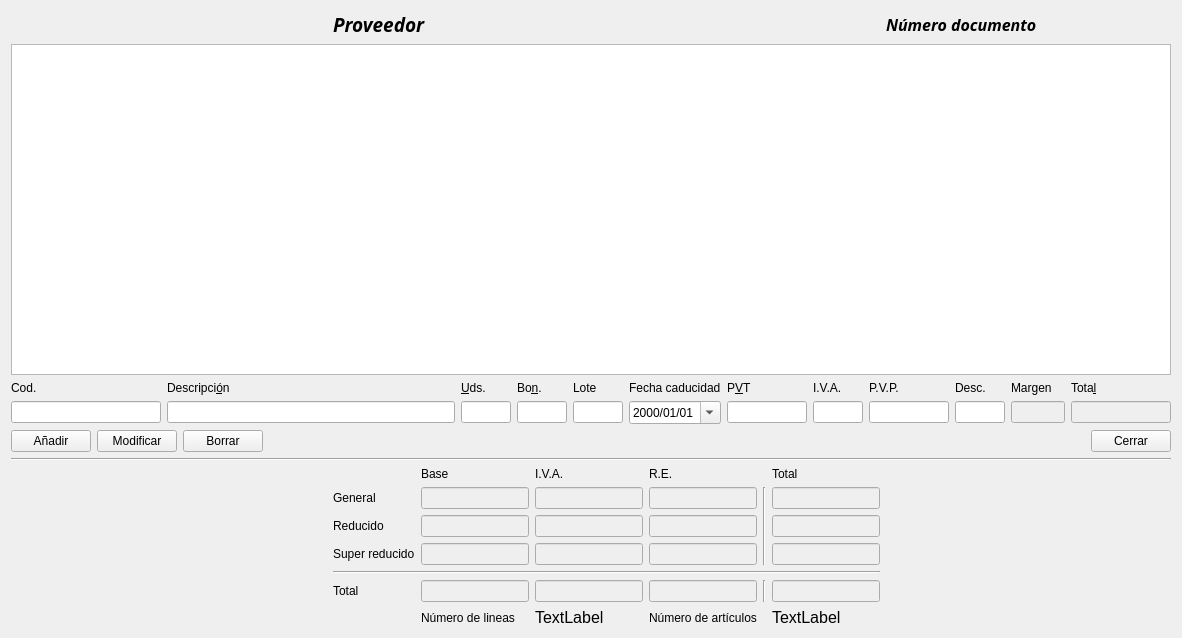
<?xml version="1.0" encoding="UTF-8"?>
<ui version="4.0">
 <class>pedidos</class>
 <widget class="QDialog" name="pedidos">
  <property name="geometry">
   <rect>
    <x>0</x>
    <y>0</y>
    <width>1182</width>
    <height>638</height>
   </rect>
  </property>
  <property name="windowTitle">
   <string>Dialog</string>
  </property>
  <layout class="QGridLayout" name="gridLayout_3">
   <item row="7" column="6">
    <layout class="QGridLayout" name="gridLayout">
     <item row="2" column="5">
      <widget class="QLineEdit" name="leTotal10">
       <property name="enabled">
        <bool>false</bool>
       </property>
      </widget>
     </item>
     <item row="3" column="3">
      <widget class="QLineEdit" name="leRe4">
       <property name="enabled">
        <bool>false</bool>
       </property>
      </widget>
     </item>
     <item row="1" column="3">
      <widget class="QLineEdit" name="leRe21">
       <property name="enabled">
        <bool>false</bool>
       </property>
      </widget>
     </item>
     <item row="1" column="1">
      <widget class="QLineEdit" name="leBase21">
       <property name="enabled">
        <bool>false</bool>
       </property>
      </widget>
     </item>
     <item row="2" column="2">
      <widget class="QLineEdit" name="leIva10">
       <property name="enabled">
        <bool>false</bool>
       </property>
      </widget>
     </item>
     <item row="2" column="0">
      <widget class="QLabel" name="label_4">
       <property name="text">
        <string>Reducido</string>
       </property>
      </widget>
     </item>
     <item row="1" column="5">
      <widget class="QLineEdit" name="leTotal21">
       <property name="enabled">
        <bool>false</bool>
       </property>
      </widget>
     </item>
     <item row="1" column="0">
      <widget class="QLabel" name="label_3">
       <property name="text">
        <string>General</string>
       </property>
      </widget>
     </item>
     <item row="2" column="1">
      <widget class="QLineEdit" name="leBase10">
       <property name="enabled">
        <bool>false</bool>
       </property>
      </widget>
     </item>
     <item row="0" column="5">
      <widget class="QLabel" name="label_9">
       <property name="text">
        <string>Total</string>
       </property>
      </widget>
     </item>
     <item row="3" column="5">
      <widget class="QLineEdit" name="leTotal4">
       <property name="enabled">
        <bool>false</bool>
       </property>
      </widget>
     </item>
     <item row="3" column="0">
      <widget class="QLabel" name="label_5">
       <property name="text">
        <string>Super reducido</string>
       </property>
      </widget>
     </item>
     <item row="1" column="2">
      <widget class="QLineEdit" name="leIva21">
       <property name="enabled">
        <bool>false</bool>
       </property>
      </widget>
     </item>
     <item row="3" column="1">
      <widget class="QLineEdit" name="leBase4">
       <property name="enabled">
        <bool>false</bool>
       </property>
      </widget>
     </item>
     <item row="0" column="3">
      <widget class="QLabel" name="label_8">
       <property name="text">
        <string>R.E.</string>
       </property>
      </widget>
     </item>
     <item row="3" column="2">
      <widget class="QLineEdit" name="leIva4">
       <property name="enabled">
        <bool>false</bool>
       </property>
      </widget>
     </item>
     <item row="4" column="0" colspan="6">
      <widget class="Line" name="line">
       <property name="orientation">
        <enum>Qt::Horizontal</enum>
       </property>
      </widget>
     </item>
     <item row="2" column="3">
      <widget class="QLineEdit" name="leRe10">
       <property name="enabled">
        <bool>false</bool>
       </property>
      </widget>
     </item>
     <item row="5" column="1">
      <widget class="QLineEdit" name="leTotalBase">
       <property name="enabled">
        <bool>false</bool>
       </property>
      </widget>
     </item>
     <item row="5" column="5">
      <widget class="QLineEdit" name="leTotal">
       <property name="enabled">
        <bool>false</bool>
       </property>
      </widget>
     </item>
     <item row="5" column="3">
      <widget class="QLineEdit" name="leTotalRe">
       <property name="enabled">
        <bool>false</bool>
       </property>
      </widget>
     </item>
     <item row="5" column="0">
      <widget class="QLabel" name="label_10">
       <property name="text">
        <string>Total</string>
       </property>
      </widget>
     </item>
     <item row="5" column="2">
      <widget class="QLineEdit" name="leTotalIva">
       <property name="enabled">
        <bool>false</bool>
       </property>
      </widget>
     </item>
     <item row="0" column="1">
      <widget class="QLabel" name="label_6">
       <property name="text">
        <string>Base</string>
       </property>
      </widget>
     </item>
     <item row="1" column="4" rowspan="3">
      <widget class="Line" name="line_2">
       <property name="orientation">
        <enum>Qt::Vertical</enum>
       </property>
      </widget>
     </item>
     <item row="0" column="2">
      <widget class="QLabel" name="label_7">
       <property name="text">
        <string>I.V.A.</string>
       </property>
      </widget>
     </item>
     <item row="5" column="4">
      <widget class="Line" name="line_4">
       <property name="orientation">
        <enum>Qt::Vertical</enum>
       </property>
      </widget>
     </item>
     <item row="6" column="1">
      <widget class="QLabel" name="label">
       <property name="text">
        <string>Número de lineas</string>
       </property>
      </widget>
     </item>
     <item row="6" column="3">
      <widget class="QLabel" name="label_2">
       <property name="text">
        <string>Número de artículos</string>
       </property>
      </widget>
     </item>
     <item row="6" column="2">
      <widget class="QLabel" name="labelNLineas">
       <property name="font">
        <font>
         <pointsize>12</pointsize>
        </font>
       </property>
       <property name="text">
        <string>TextLabel</string>
       </property>
      </widget>
     </item>
     <item row="6" column="5">
      <widget class="QLabel" name="labelNArticulos">
       <property name="font">
        <font>
         <pointsize>12</pointsize>
        </font>
       </property>
       <property name="text">
        <string>TextLabel</string>
       </property>
      </widget>
     </item>
    </layout>
   </item>
   <item row="0" column="7">
    <widget class="QLabel" name="labelDocumento">
     <property name="font">
      <font>
       <family>Fira Sans</family>
       <pointsize>12</pointsize>
       <weight>75</weight>
       <italic>true</italic>
       <bold>true</bold>
      </font>
     </property>
     <property name="text">
      <string>Número documento</string>
     </property>
    </widget>
   </item>
   <item row="2" column="0" colspan="8">
    <widget class="QTableView" name="tableView">
     <property name="selectionMode">
      <enum>QAbstractItemView::SingleSelection</enum>
     </property>
     <property name="selectionBehavior">
      <enum>QAbstractItemView::SelectRows</enum>
     </property>
    </widget>
   </item>
   <item row="7" column="4">
    <spacer name="horizontalSpacer">
     <property name="orientation">
      <enum>Qt::Horizontal</enum>
     </property>
     <property name="sizeHint" stdset="0">
      <size>
       <width>40</width>
       <height>20</height>
      </size>
     </property>
    </spacer>
   </item>
   <item row="3" column="0" colspan="8">
    <layout class="QGridLayout" name="gridLayout_2">
     <item row="0" column="12">
      <widget class="QLabel" name="label_21">
       <property name="text">
        <string>Margen</string>
       </property>
      </widget>
     </item>
     <item row="0" column="11">
      <widget class="QLabel" name="label_18">
       <property name="text">
        <string>Desc.</string>
       </property>
       <property name="buddy">
        <cstring>leDescuento</cstring>
       </property>
      </widget>
     </item>
     <item row="1" column="0">
      <widget class="QLineEdit" name="leCod">
       <property name="maximumSize">
        <size>
         <width>150</width>
         <height>16777215</height>
        </size>
       </property>
       <property name="maxLength">
        <number>13</number>
       </property>
      </widget>
     </item>
     <item row="1" column="4">
      <widget class="QLineEdit" name="leLote">
       <property name="sizePolicy">
        <sizepolicy hsizetype="Maximum" vsizetype="Fixed">
         <horstretch>5</horstretch>
         <verstretch>0</verstretch>
        </sizepolicy>
       </property>
      </widget>
     </item>
     <item row="1" column="2">
      <widget class="QLineEdit" name="leUds">
       <property name="maximumSize">
        <size>
         <width>50</width>
         <height>16777215</height>
        </size>
       </property>
      </widget>
     </item>
     <item row="0" column="4">
      <widget class="QLabel" name="label_12">
       <property name="sizePolicy">
        <sizepolicy hsizetype="Preferred" vsizetype="Preferred">
         <horstretch>0</horstretch>
         <verstretch>0</verstretch>
        </sizepolicy>
       </property>
       <property name="maximumSize">
        <size>
         <width>50</width>
         <height>16777215</height>
        </size>
       </property>
       <property name="text">
        <string>Lote</string>
       </property>
      </widget>
     </item>
     <item row="0" column="9">
      <widget class="QLabel" name="label_16">
       <property name="text">
        <string>I.V.A.</string>
       </property>
       <property name="buddy">
        <cstring>leIva</cstring>
       </property>
      </widget>
     </item>
     <item row="1" column="9">
      <widget class="QLineEdit" name="leIva">
       <property name="maximumSize">
        <size>
         <width>50</width>
         <height>16777215</height>
        </size>
       </property>
      </widget>
     </item>
     <item row="0" column="8">
      <widget class="QLabel" name="label_15">
       <property name="text">
        <string>P&amp;VT</string>
       </property>
       <property name="buddy">
        <cstring>lePvt</cstring>
       </property>
      </widget>
     </item>
     <item row="1" column="1">
      <widget class="QLineEdit" name="leDescripcion"/>
     </item>
     <item row="1" column="10">
      <widget class="QLineEdit" name="lePvp">
       <property name="maximumSize">
        <size>
         <width>80</width>
         <height>16777215</height>
        </size>
       </property>
      </widget>
     </item>
     <item row="1" column="8">
      <widget class="QLineEdit" name="lePvt">
       <property name="maximumSize">
        <size>
         <width>80</width>
         <height>16777215</height>
        </size>
       </property>
      </widget>
     </item>
     <item row="0" column="0">
      <widget class="QLabel" name="label_11">
       <property name="text">
        <string>Cod.</string>
       </property>
       <property name="buddy">
        <cstring>leCod</cstring>
       </property>
      </widget>
     </item>
     <item row="0" column="10">
      <widget class="QLabel" name="label_17">
       <property name="text">
        <string>P.V.P.</string>
       </property>
       <property name="buddy">
        <cstring>lePvp</cstring>
       </property>
      </widget>
     </item>
     <item row="0" column="1">
      <widget class="QLabel" name="labelDescripcion">
       <property name="text">
        <string>Descripci&amp;ón</string>
       </property>
       <property name="buddy">
        <cstring>leDescripcion</cstring>
       </property>
      </widget>
     </item>
     <item row="1" column="13">
      <widget class="QLineEdit" name="leTotalLinea">
       <property name="enabled">
        <bool>false</bool>
       </property>
       <property name="maximumSize">
        <size>
         <width>100</width>
         <height>16777215</height>
        </size>
       </property>
      </widget>
     </item>
     <item row="1" column="5">
      <widget class="QDateEdit" name="dateEdit">
       <property name="displayFormat">
        <string>yyyy/MM/dd</string>
       </property>
       <property name="calendarPopup">
        <bool>true</bool>
       </property>
      </widget>
     </item>
     <item row="0" column="5">
      <widget class="QLabel" name="label_20">
       <property name="text">
        <string>Fecha caducidad</string>
       </property>
      </widget>
     </item>
     <item row="0" column="2">
      <widget class="QLabel" name="label_13">
       <property name="text">
        <string>&amp;Uds.</string>
       </property>
       <property name="buddy">
        <cstring>leUds</cstring>
       </property>
      </widget>
     </item>
     <item row="1" column="3">
      <widget class="QLineEdit" name="leBon">
       <property name="maximumSize">
        <size>
         <width>50</width>
         <height>16777215</height>
        </size>
       </property>
      </widget>
     </item>
     <item row="0" column="13">
      <widget class="QLabel" name="label_19">
       <property name="text">
        <string>Tota&amp;l</string>
       </property>
       <property name="buddy">
        <cstring>leTotalLinea</cstring>
       </property>
      </widget>
     </item>
     <item row="0" column="3">
      <widget class="QLabel" name="label_14">
       <property name="text">
        <string>Bo&amp;n.</string>
       </property>
       <property name="buddy">
        <cstring>leBon</cstring>
       </property>
      </widget>
     </item>
     <item row="1" column="11">
      <widget class="QLineEdit" name="leDescuento">
       <property name="maximumSize">
        <size>
         <width>50</width>
         <height>16777215</height>
        </size>
       </property>
      </widget>
     </item>
     <item row="1" column="12">
      <widget class="QLineEdit" name="leMargen">
       <property name="enabled">
        <bool>false</bool>
       </property>
       <property name="maximumSize">
        <size>
         <width>54</width>
         <height>16777215</height>
        </size>
       </property>
      </widget>
     </item>
    </layout>
   </item>
   <item row="7" column="7">
    <spacer name="horizontalSpacer_2">
     <property name="orientation">
      <enum>Qt::Horizontal</enum>
     </property>
     <property name="sizeHint" stdset="0">
      <size>
       <width>40</width>
       <height>20</height>
      </size>
     </property>
    </spacer>
   </item>
   <item row="0" column="6">
    <widget class="QLabel" name="labelProveedor">
     <property name="font">
      <font>
       <family>Fira Sans</family>
       <pointsize>14</pointsize>
       <weight>75</weight>
       <italic>true</italic>
       <bold>true</bold>
      </font>
     </property>
     <property name="text">
      <string>Proveedor</string>
     </property>
    </widget>
   </item>
   <item row="4" column="0" colspan="8">
    <layout class="QHBoxLayout" name="horizontalLayout">
     <item>
      <widget class="QPushButton" name="pushButtonAnadir">
       <property name="focusPolicy">
        <enum>Qt::StrongFocus</enum>
       </property>
       <property name="text">
        <string>Añadir</string>
       </property>
       <property name="autoDefault">
        <bool>false</bool>
       </property>
      </widget>
     </item>
     <item>
      <widget class="QPushButton" name="pushButtonModificar">
       <property name="text">
        <string>Modificar</string>
       </property>
       <property name="autoDefault">
        <bool>false</bool>
       </property>
      </widget>
     </item>
     <item>
      <widget class="QPushButton" name="pushButtonBorrar">
       <property name="text">
        <string>Borrar</string>
       </property>
       <property name="autoDefault">
        <bool>false</bool>
       </property>
      </widget>
     </item>
     <item>
      <spacer name="horizontalSpacer_3">
       <property name="orientation">
        <enum>Qt::Horizontal</enum>
       </property>
       <property name="sizeHint" stdset="0">
        <size>
         <width>40</width>
         <height>20</height>
        </size>
       </property>
      </spacer>
     </item>
     <item>
      <widget class="QPushButton" name="pushButtonCerrar">
       <property name="text">
        <string>Cerrar</string>
       </property>
       <property name="autoDefault">
        <bool>false</bool>
       </property>
      </widget>
     </item>
    </layout>
   </item>
   <item row="5" column="0" colspan="8">
    <widget class="Line" name="line_3">
     <property name="orientation">
      <enum>Qt::Horizontal</enum>
     </property>
    </widget>
   </item>
  </layout>
 </widget>
 <tabstops>
  <tabstop>leCod</tabstop>
  <tabstop>leDescripcion</tabstop>
  <tabstop>leUds</tabstop>
  <tabstop>leBon</tabstop>
  <tabstop>leLote</tabstop>
  <tabstop>dateEdit</tabstop>
  <tabstop>lePvt</tabstop>
  <tabstop>leIva</tabstop>
  <tabstop>lePvp</tabstop>
  <tabstop>leTotalLinea</tabstop>
  <tabstop>pushButtonAnadir</tabstop>
  <tabstop>pushButtonModificar</tabstop>
  <tabstop>pushButtonBorrar</tabstop>
  <tabstop>pushButtonCerrar</tabstop>
  <tabstop>leTotalBase</tabstop>
  <tabstop>leTotal</tabstop>
  <tabstop>leTotalRe</tabstop>
  <tabstop>leTotalIva</tabstop>
  <tabstop>leBase10</tabstop>
  <tabstop>leBase21</tabstop>
  <tabstop>leIva10</tabstop>
  <tabstop>leRe10</tabstop>
  <tabstop>leTotal21</tabstop>
  <tabstop>leRe4</tabstop>
  <tabstop>leRe21</tabstop>
  <tabstop>leTotal10</tabstop>
  <tabstop>leTotal4</tabstop>
  <tabstop>leIva4</tabstop>
  <tabstop>leBase4</tabstop>
  <tabstop>tableView</tabstop>
  <tabstop>leIva21</tabstop>
 </tabstops>
 <resources/>
 <connections>
  <connection>
   <sender>pushButtonCerrar</sender>
   <signal>clicked()</signal>
   <receiver>pedidos</receiver>
   <slot>close()</slot>
   <hints>
    <hint type="sourcelabel">
     <x>1178</x>
     <y>462</y>
    </hint>
    <hint type="destinationlabel">
     <x>1161</x>
     <y>506</y>
    </hint>
   </hints>
  </connection>
 </connections>
</ui>
